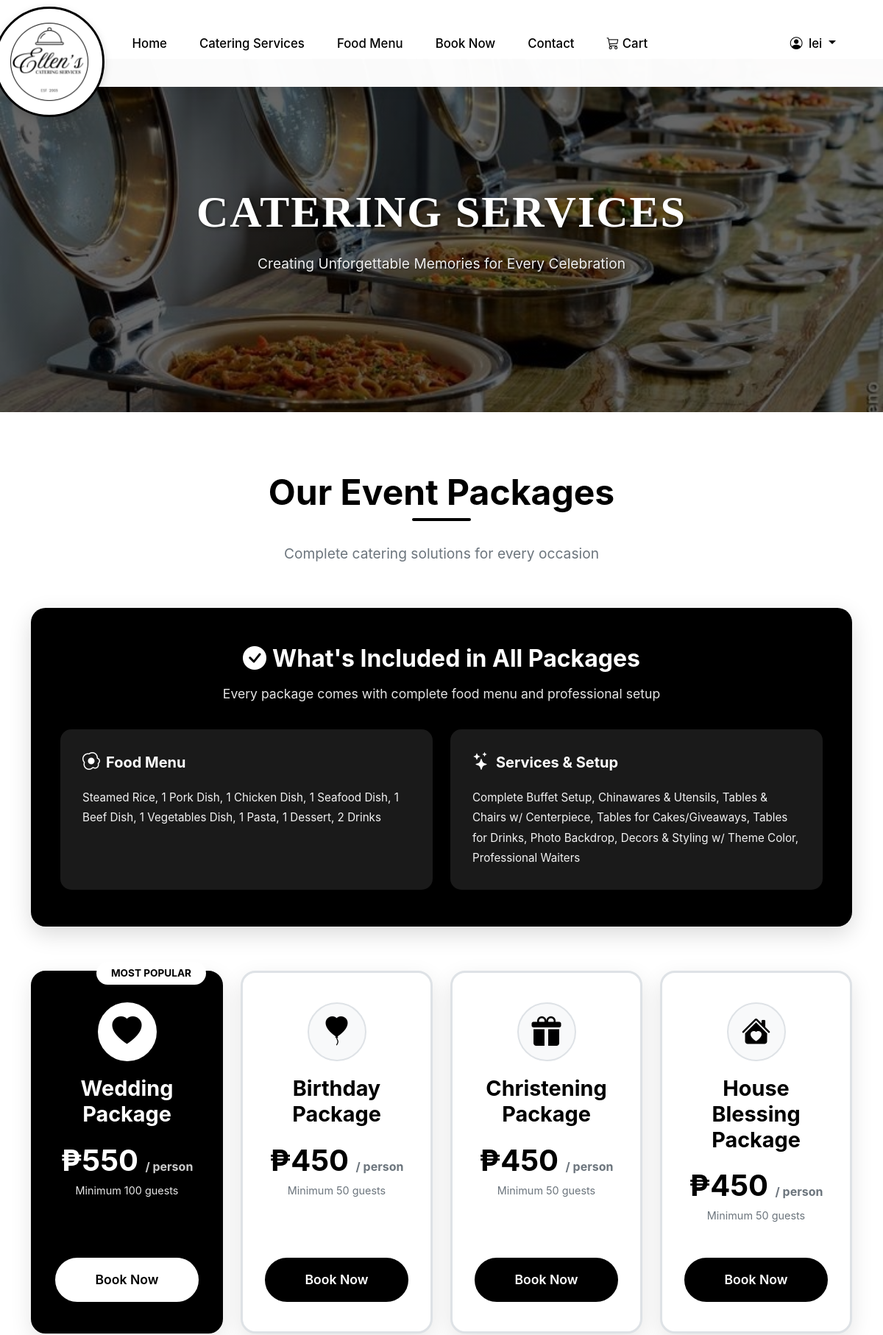
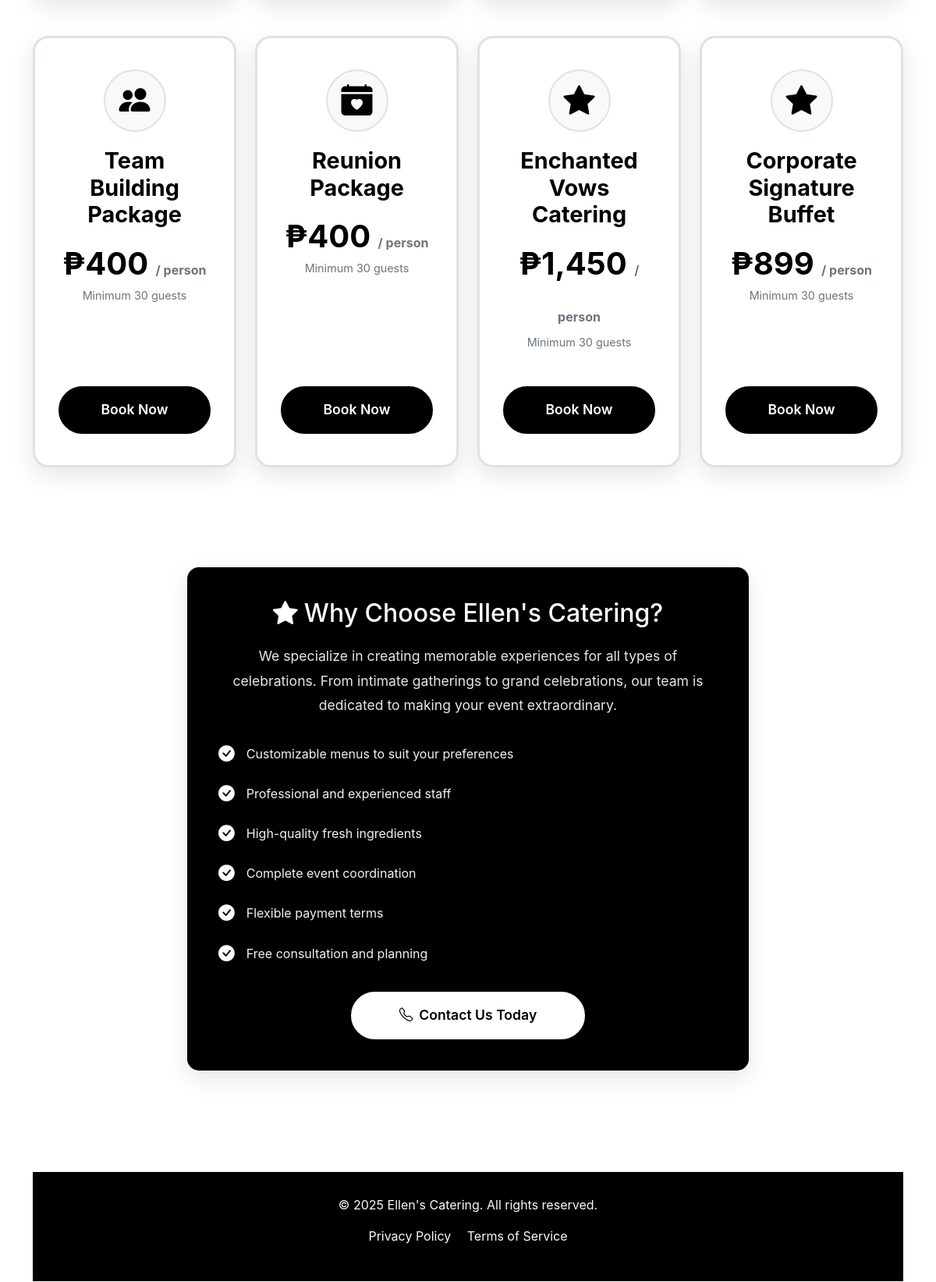
The page /services.php (signed in, upper part) on the database its author committed (2 pictures, top to bottom).
### tables this page shows
CREATE TABLE `services` (
  `ServiceID` int(11) NOT NULL,
  `ServiceName` varchar(100) NOT NULL,
  `ServiceType` enum('wedding','birthday','christening','house_blessing','team_building','reunion','corporate','other') NOT NULL DEFAULT 'other',
  `PricePerPerson` decimal(10,2) NOT NULL,
  `MinimumGuests` int(11) DEFAULT 30,
  `Description` text DEFAULT NULL,
  `ImageURL` varchar(255) DEFAULT NULL,
  `IconClass` varchar(50) DEFAULT 'bi-star-fill' COMMENT 'Bootstrap icon class',
  `Inclusions` text DEFAULT NULL COMMENT 'JSON array of service inclusions',
  `IsPopular` tinyint(1) NOT NULL DEFAULT 0,
  `IsActive` tinyint(1) NOT NULL DEFAULT 1,
  `DisplayOrder` int(11) DEFAULT 0,
  `CreatedAt` timestamp NOT NULL DEFAULT current_timestamp(),
  `UpdatedAt` timestamp NOT NULL DEFAULT current_timestamp() ON UPDATE current_timestamp()
);

### includes/security.php (called while the page is built, shortened)
<?php
function isLoggedIn() {
    return isset($_SESSION['user_role']) &&
           (isset($_SESSION['client_id']) || isset($_SESSION['admin_id']));
}
function isClient() {
    return isset($_SESSION['user_role']) &&
           $_SESSION['user_role'] === 'client' &&
           isset($_SESSION['client_id']);
}
function getUserName() {
    if (isClient()) {
        return $_SESSION['client_name'] ?? 'Guest';
    } elseif (isAdmin()) {
        return $_SESSION['admin_name'] ?? 'Admin';
    }
    return 'Guest';
}
?>

### services.php (the view, shortened to what this page needs)
<?php
require_once 'includes/security.php';
$isLoggedIn = isLoggedIn();
$clientName = getUserName();
$conn = getDB();
$servicesQuery = "SELECT * FROM services WHERE IsActive = 1 ORDER BY DisplayOrder ASC, ServiceID ASC";
$servicesResult = $conn->query($servicesQuery);
$services = [];
if ($servicesResult && $servicesResult->num_rows > 0) {
    while ($row = $servicesResult->fetch_assoc()) {
        $services[] = $row;
    }
}
?>
<!DOCTYPE html>
<html lang="en">
<head>
    <link href="https://cdn.jsdelivr.net/npm/bootstrap@5.3.3/dist/css/bootstrap.min.css" rel="stylesheet">
    <link href="https://cdn.jsdelivr.net/npm/bootstrap-icons@1.11.1/font/bootstrap-icons.css" rel="stylesheet">
</head>
<body>
    <nav class="navbar navbar-expand-lg">
    <div class="container">
        <a class="navbar-brand" href="index.php">
            <img src="ellenLogo_removebg-preview.png" alt="Ellen's Catering Logo">
        </a>
        <div class="collapse navbar-collapse" id="nav">
            <ul class="navbar-nav mx-auto mb-2 mb-lg-0">
                <li class="nav-item">
                    <a href="index.php" class="nav-link active">Home</a>
                </li>
                <li class="nav-item">
                    <a href="services.php" class="nav-link">Catering Services</a>
                </li>
                <li class="nav-item">
                    <a href="food_menu.php" class="nav-link">Food Menu</a>
                </li>
                <li class="nav-item"><a href="manage_booking.php" class="nav-link">Book Now</a></li>
                <li class="nav-item"><a href="contact.php" class="nav-link">Contact</a></li>
                <li class="nav-item">
    <a href="view_cart.php" class="nav-link position-relative">
        <i class="bi bi-cart3"></i> Cart
    </a>
</li>
            </ul>
            <ul class="navbar-nav mb-2 mb-lg-0">
                <?php if ($isLoggedIn): ?>
                    <li class="nav-item dropdown">
                        <a class="nav-link dropdown-toggle" href="#" id="profileDropdown" role="button" data-bs-toggle="dropdown">
                            <i class="bi bi-person-circle me-1"></i> <?= htmlspecialchars($clientName) ?>
                        </a>
                    </li>
                <?php else: ?>
                    <li class="nav-item"><a href="login_dashboard.php" class="nav-link">Login</a></li>
                <?php endif; ?>
            </ul>
        </div>
    </div>
</nav>
    <section class="hero">
        <div class="hero-content">
            <h1>Catering Services</h1>
            <p>Creating Unforgettable Memories for Every Celebration</p>
        </div>
    </section>
    <section class="services-section">
        <div class="container">
            <div class="section-header">
                <h2>Our Event Packages</h2>
                <p>Complete catering solutions for every occasion</p>
            </div>
            <div class="row" style="margin-bottom: 60px; margin-top: 40px;">
                <div class="col-12">
                    <div style="background: var(--primary-dark); color: white; border-radius: 20px; padding: 50px 40px; box-shadow: 0 10px 30px rgba(0,0,0,0.15);">
                        <div class="text-center" style="margin-bottom: 35px;">
                            <h3 style="font-size: 2rem; font-weight: 700; margin-bottom: 15px;">
                                <i class="bi bi-check-circle-fill me-2"></i>What's Included in All Packages
                            </h3>
                            <p style="color: rgba(255,255,255,0.9); font-size: 1.1rem; margin: 0;">
                                Every package comes with complete food menu and professional setup
                            </p>
                        </div>
                        <div class="row g-4">
                            <div class="col-md-6">
                                <div style="background: rgba(255,255,255,0.1); border-radius: 15px; padding: 30px; height: 100%;">
                                    <h5 style="color: white; font-weight: 700; margin-bottom: 20px; display: flex; align-items: center;">
                                        <i class="bi bi-egg-fried me-2" style="font-size: 1.5rem;"></i> Food Menu
                                    </h5>
                                    <p style="color: rgba(255,255,255,0.95); font-size: 0.95rem; line-height: 1.8; margin: 0;">
                                        Steamed Rice, 1 Pork Dish, 1 Chicken Dish, 1 Seafood Dish, 1 Beef Dish, 1 Vegetables Dish, 1 Pasta, 1 Dessert, 2 Drinks
                                    </p>
                                </div>
                            </div>
                            <div class="col-md-6">
                                <div style="background: rgba(255,255,255,0.1); border-radius: 15px; padding: 30px; height: 100%;">
                                    <h5 style="color: white; font-weight: 700; margin-bottom: 20px; display: flex; align-items: center;">
                                        <i class="bi bi-stars me-2" style="font-size: 1.5rem;"></i> Services & Setup
                                    </h5>
                                    <p style="color: rgba(255,255,255,0.95); font-size: 0.95rem; line-height: 1.8; margin: 0;">
                                        Complete Buffet Setup, Chinawares & Utensils, Tables & Chairs w/ Centerpiece, Tables for Cakes/Giveaways, Tables for Drinks, Photo Backdrop, Decors & Styling w/ Theme Color, Professional Waiters
                                    </p>
                                </div>
                            </div>
                        </div>
                    </div>
                </div>
            </div>
<div class="row g-4 mb-5">
    <?php if (!empty($services)): ?>
        <?php foreach ($services as $index => $service): ?>
            <?php
                $isPopular = $service['IsPopular'] == 1;
                $cardClass = $isPopular ? 'package-card featured' : 'package-card';
            ?>
            <div class="col-lg-3 col-md-6">
                <div class="<?= $cardClass ?>">
                    <div class="package-icon">
                        <i class="<?= htmlspecialchars($service['IconClass']) ?>"></i>
                    </div>
                    <h4><?= htmlspecialchars($service['ServiceName']) ?></h4>
                    <div class="package-price">
                        ₱<?= number_format($service['PricePerPerson'], 0) ?>
                        <span>/ person</span>
                    </div>
                    <p style="text-align: center; <?= !$isPopular ? 'color: var(--medium-gray);' : '' ?> font-size: 0.9rem; margin-top: -10px;">
                        Minimum <?= number_format($service['MinimumGuests']) ?> guests
                    </p>
                    <a href="manage_booking.php?package=<?= urlencode($service['ServiceName']) ?>" class="cta-button">Book Now</a>
                </div>
            </div>
            <?php
                if (($index + 1) % 4 == 0 && ($index + 1) < count($services)):
            ?>
                </div><div class="row g-4 mb-5">
            <?php endif; ?>
        <?php endforeach; ?>
    <?php endif; ?>
</div>
    <section class="info-section">
        <div class="container">
            <div class="row">
                <div class="col-lg-8 mx-auto">
                    <div class="info-box text-center">
                        <h3><i class="bi bi-star-fill me-2"></i>Why Choose Ellen's Catering?</h3>
                        <p>
                            We specialize in creating memorable experiences for all types of celebrations.
                            From intimate gatherings to grand celebrations, our team is dedicated to making
                            your event extraordinary.
                        </p>
                        <ul>
                            <li><i class="bi bi-check-circle-fill"></i> Customizable menus to suit your preferences</li>
                            <li><i class="bi bi-check-circle-fill"></i> Professional and experienced staff</li>
                            <li><i class="bi bi-check-circle-fill"></i> High-quality fresh ingredients</li>
                            <li><i class="bi bi-check-circle-fill"></i> Complete event coordination</li>
                            <li><i class="bi bi-check-circle-fill"></i> Flexible payment terms</li>
                            <li><i class="bi bi-check-circle-fill"></i> Free consultation and planning</li>
                        </ul>
                        <div class="mt-4">
                            <a href="contact.php" class="cta-button" style="background: white; color: var(--primary-dark); max-width: 300px; margin: 0 auto; display: block; border-color: white;">
                                <i class="bi bi-telephone me-2"></i>Contact Us Today
                            </a>
                        </div>
                    </div>
                </div>
            </div>
        </div>
    </section>
    <footer>
        <div class="container">
            <p>&copy; 2025 Ellen's Catering. All rights reserved.</p>
            <p class="mt-2">
                <a href="privacy.php" class="me-3">Privacy Policy</a>
                <a href="terms.php">Terms of Service</a>
            </p>
        </div>
    </footer>
</body>
</html>

### rows shown on the page
services: ServiceName "Wedding Package", PricePerPerson "550", MinimumGuests "100"
services: ServiceName "Birthday Package", PricePerPerson "450", MinimumGuests "50"
services: ServiceName "Christening Package", PricePerPerson "450", MinimumGuests "50"
services: ServiceName "House Blessing Package", PricePerPerson "450", MinimumGuests "50"
services: ServiceName "Team Building Package", PricePerPerson "400", MinimumGuests "30"
services: ServiceName "Reunion Package", PricePerPerson "400", MinimumGuests "30"
services: ServiceName "Enchanted Vows Catering", PricePerPerson "1,450", MinimumGuests "30"
services: ServiceName "Corporate Signature Buffet", PricePerPerson "899", MinimumGuests "30"

### other values the page prints
$clientName "lei"
